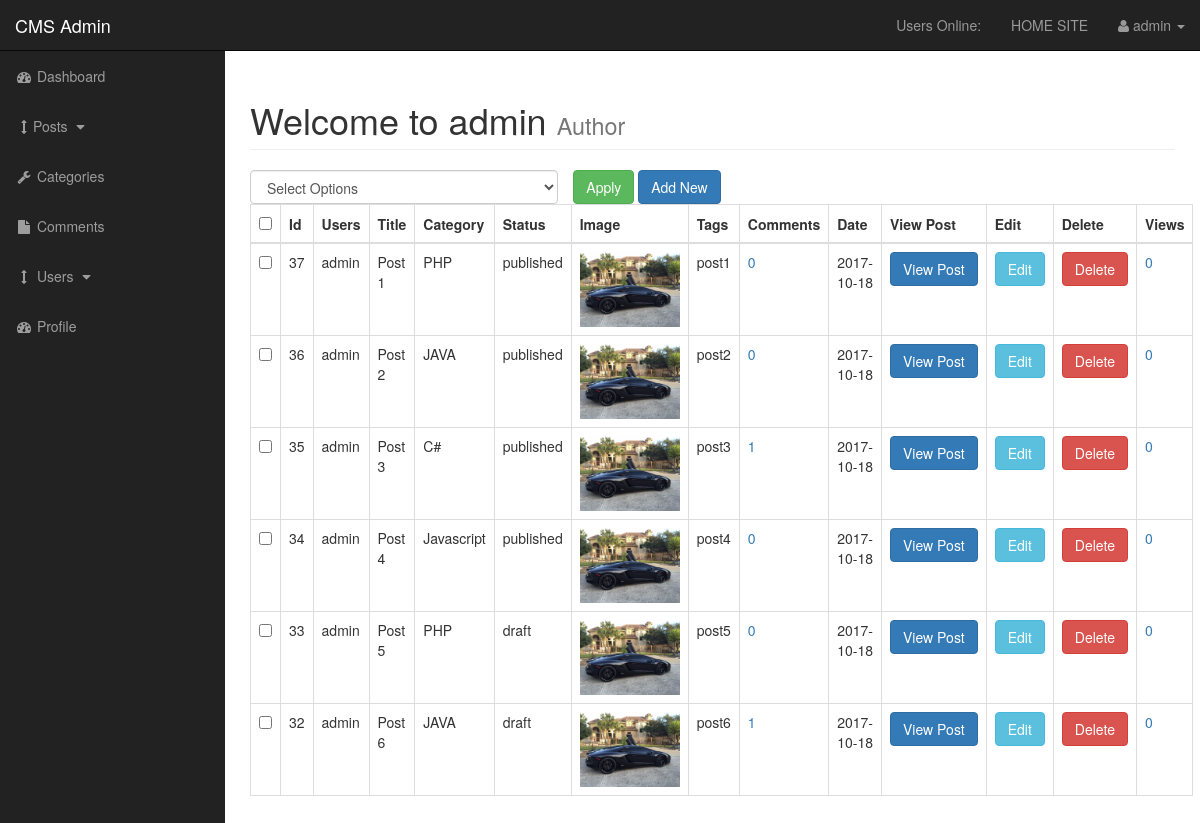
Page /admin/posts.php (signed in) on the committed database.
### tables this page shows
CREATE TABLE `posts` (
  `post_id` int(3) NOT NULL,
  `post_category_id` int(3) NOT NULL,
  `post_title` varchar(255) NOT NULL,
  `post_author` varchar(255) NOT NULL,
  `post_user` varchar(255) NOT NULL,
  `post_date` date NOT NULL,
  `post_image` text NOT NULL,
  `post_content` text NOT NULL,
  `post_tags` varchar(255) NOT NULL,
  `post_comment_count` varchar(255) NOT NULL DEFAULT '0',
  `post_status` varchar(255) NOT NULL DEFAULT 'draft',
  `post_views_count` int(11) NOT NULL DEFAULT '0'
);

CREATE TABLE `categories` (
  `cat_id` int(3) NOT NULL,
  `cat_title` varchar(255) NOT NULL
);

### admin/includes/view_all_posts.php (the view, shortened to what this page needs)
<form action="" method='post'>
<table class="table table-bordered table-hover">
        <div id="bulkOptionContainer" class="col-xs-4">
        <select class="form-control" name="bulk_options" id="">
        <option value="">Select Options</option>
        </select>
        </div>
<div class="col-xs-4">
<input type="submit" name="submit" class="btn btn-success" value="Apply">
<a class="btn btn-primary" href="posts.php?source=add_post">Add New</a>
 </div>
                <thead>
                    <tr>
                <th><input id="selectAllBoxes" type="checkbox"></th>
                        <th>Id</th>
                        <th>Users</th>
                        <th>Title</th>
                        <th>Category</th>
                        <th>Status</th>
                        <th>Image</th>
                        <th>Tags</th>
                        <th>Comments</th>
                        <th>Date</th>
                        <th>View Post</th>
                        <th>Edit</th>
                        <th>Delete</th>
                        <th>Views</th>
                    </tr>
                </thead>
                      <tbody>
  <?php
    $query = "SELECT * FROM posts ORDER BY post_id DESC ";
    $select_posts = mysqli_query($connection,$query);
    while($row = mysqli_fetch_assoc($select_posts )) {
        $post_id            = $row['post_id'];
        $post_author        = $row['post_author'];
        $post_user          = $row['post_user'];
        $post_title         = $row['post_title'];
        $post_category_id   = $row['post_category_id'];
        $post_status        = $row['post_status'];
        $post_image         = $row['post_image'];
        $post_tags          = $row['post_tags'];
        $post_date          = $row['post_date'];
        $post_views_count   = $row['post_views_count'];
        echo "<tr>";
        ?>
 <td><input class='checkBoxes' type='checkbox' name='checkBoxArray[]' value='<?php echo $post_id; ?>'></td>
        <?php
        echo "<td>$post_id </td>";
        if(!empty($post_author)) {
             echo "<td>$post_author</td>";
        } elseif(!empty($post_user)) {
            echo "<td>$post_user</td>";
        }
        echo "<td>$post_title</td>";
        $query = "SELECT * FROM categories WHERE cat_id = {$post_category_id} ";
        $select_categories_id = mysqli_query($connection,$query);
        while($row = mysqli_fetch_assoc($select_categories_id)) {
        $cat_title = $row['cat_title'];
        echo "<td>$cat_title</td>";
        }
        echo "<td>$post_status</td>";
echo "<td><img width='100' src='../images/$post_image' alt='image'></td>";
        echo "<td>$post_tags</td>";
        $query = "SELECT * FROM comments WHERE comment_post_id = $post_id";
        $send_comment_query = mysqli_query($connection, $query);
        $count_comments = mysqli_num_rows($send_comment_query);
        echo "<td><a href='post_comments.php?id=$post_id'>$count_comments</a></td>";
        echo "<td>$post_date </td>";
        echo "<td><a class='btn btn-primary' href='../post.php?p_id={$post_id}'>View Post</a></td>";
        echo "<td><a class='btn btn-info' href='posts.php?source=edit_post&p_id={$post_id}'>Edit</a></td>";
        ?>
        <form method="post">
         <?php
            echo '<td><input class="btn btn-danger" type="submit" name="delete" value="Delete"></td>';
          ?>
        </form>
        <?php
        echo "<td><a href='posts.php?reset={$post_id}'>{$post_views_count}</a></td>";
        echo "</tr>";
    }
      ?>
            </tbody>
            </table>
            </form>

### admin/includes/admin_header.php (shortened to what this page needs)
<!DOCTYPE html>
<html lang="en">
<head>
    <link href="css/bootstrap.min.css" rel="stylesheet">
    <link href="css/sb-admin.css" rel="stylesheet">
    <link href="font-awesome/css/font-awesome.min.css" rel="stylesheet" type="text/css">
 <link href="css/styles.css" rel="stylesheet">
</head>
<body>

### admin/posts.php (shortened to what this page needs)
<?php include "includes/admin_header.php" ?>
    <div id="wrapper">
        <?php include "includes/admin_navigation.php" ?>
<div id="page-wrapper">
<div class="container-fluid">
    <div class="row">
        <div class="col-lg-12">
  <h1 class="page-header">
                Welcome to admin
                <small>Author</small>
            </h1>
<?php
if(isset($_GET['source'])){
$source = $_GET['source'];
} else {
$source = '';
}
switch($source) {
    default:
    include "includes/view_all_posts.php";
    break;
}
?>
            </div>
        </div>
    </div>
</div>
    <?php include "includes/admin_footer.php" ?>

### admin/includes/admin_navigation.php (shortened to what this page needs)
       <nav class="navbar navbar-inverse navbar-fixed-top" role="navigation">
            <div class="navbar-header">
                <a class="navbar-brand" href="index.php">CMS Admin</a>
            </div>
            <ul class="nav navbar-right top-nav">
                <li><a href="">Users Online: <span class="usersonline"></span></a></li>
               <li><a href="../index.php">HOME SITE</a></li>
                <li class="dropdown">
                    <a href="#" class="dropdown-toggle" data-toggle="dropdown"><i class="fa fa-user"></i>
<?php
if(isset($_SESSION['username'])) {
    echo $_SESSION['username'];
}
?>
                    <b class="caret"></b></a>
                </li>
            </ul>
            <div class="collapse navbar-collapse navbar-ex1-collapse">
                <ul class="nav navbar-nav side-nav">
                    <li>
                        <a href="index.php"><i class="fa fa-fw fa-dashboard"></i> Dashboard</a>
                    </li>
                     <li>
                        <a href="javascript:;" data-toggle="collapse" data-target="#posts_dropdown"><i class="fa fa-fw fa-arrows-v"></i>Posts <i class="fa fa-fw fa-caret-down"></i></a>
                    </li>
                    <li>
                        <a href="./categories.php"><i class="fa fa-fw fa-wrench"></i> Categories</a>
                    </li>
                    <li class="">
                        <a href="comments.php"><i class="fa fa-fw fa-file"></i> Comments</a>
                    </li>
                    <li>
                        <a href="javascript:;" data-toggle="collapse" data-target="#demo"><i class="fa fa-fw fa-arrows-v"></i> Users <i class="fa fa-fw fa-caret-down"></i></a>
                    </li>
                    <li>
                        <a href="profile.php"><i class="fa fa-fw fa-dashboard"></i> Profile</a>
                    </li>
                </ul>
            </div>
        </nav>

### admin/includes/admin_footer.php (shortened to what this page needs)
    </div>
</body>
</html>

### admin/css/sb-admin.css (style rules this page uses)
body { margin-top: 100px; background-color: #222; }
@media (min-width:768px) { body { margin-top: 50px; } }
#wrapper { padding-left: 0; }
#page-wrapper { width: 100%; padding: 0; background-color: #fff; }
@media (min-width:768px) { #wrapper { padding-left: 225px; } }
@media (min-width:768px) { #page-wrapper { padding: 10px; } }
.top-nav { padding: 0 15px; }
.top-nav>li { display: inline-block; float: left; }
.top-nav>li>a { padding-top: 15px; padding-bottom: 15px; line-height: 20px; color: #999; }
@media (min-width:768px) { .side-nav { position: fixed; top: 51px; left: 225px; width: 225px; margin-left: -225px; border: none; border-radius: 0; overflow-y: auto; background-color: #222; } }
@media (min-width:768px) { .side-nav>li>a { width: 225px; } }
#bulkOptionContainer { padding: 0px;; }

### rows in the picture
posts: post_id "37", post_user "admin", post_title "Post 1", post_status "published", post_image (picture), post_tags "post1", count_comments "0", post_date "2017-10-18", post_views_count "0"
categories: cat_title "PHP"
posts: post_id "36", post_user "admin", post_title "Post 2", post_status "published", post_image (picture), post_tags "post2", count_comments "0", post_date "2017-10-18", post_views_count "0"
categories: cat_title "JAVA"
posts: post_id "35", post_user "admin", post_title "Post 3", post_status "published", post_image (picture), post_tags "post3", count_comments "1", post_date "2017-10-18", post_views_count "0"
categories: cat_title "C#"
posts: post_id "34", post_user "admin", post_title "Post 4", post_status "published", post_image (picture), post_tags "post4", count_comments "0", post_date "2017-10-18", post_views_count "0"
categories: cat_title "Javascript"
posts: post_id "33", post_user "admin", post_title "Post 5", post_status "draft", post_image (picture), post_tags "post5", count_comments "0", post_date "2017-10-18", post_views_count "0"
posts: post_id "32", post_user "admin", post_title "Post 6", post_status "draft", post_image (picture), post_tags "post6", count_comments "1", post_date "2017-10-18", post_views_count "0"

### other values in the picture
$_SESSION['username'] "admin"
